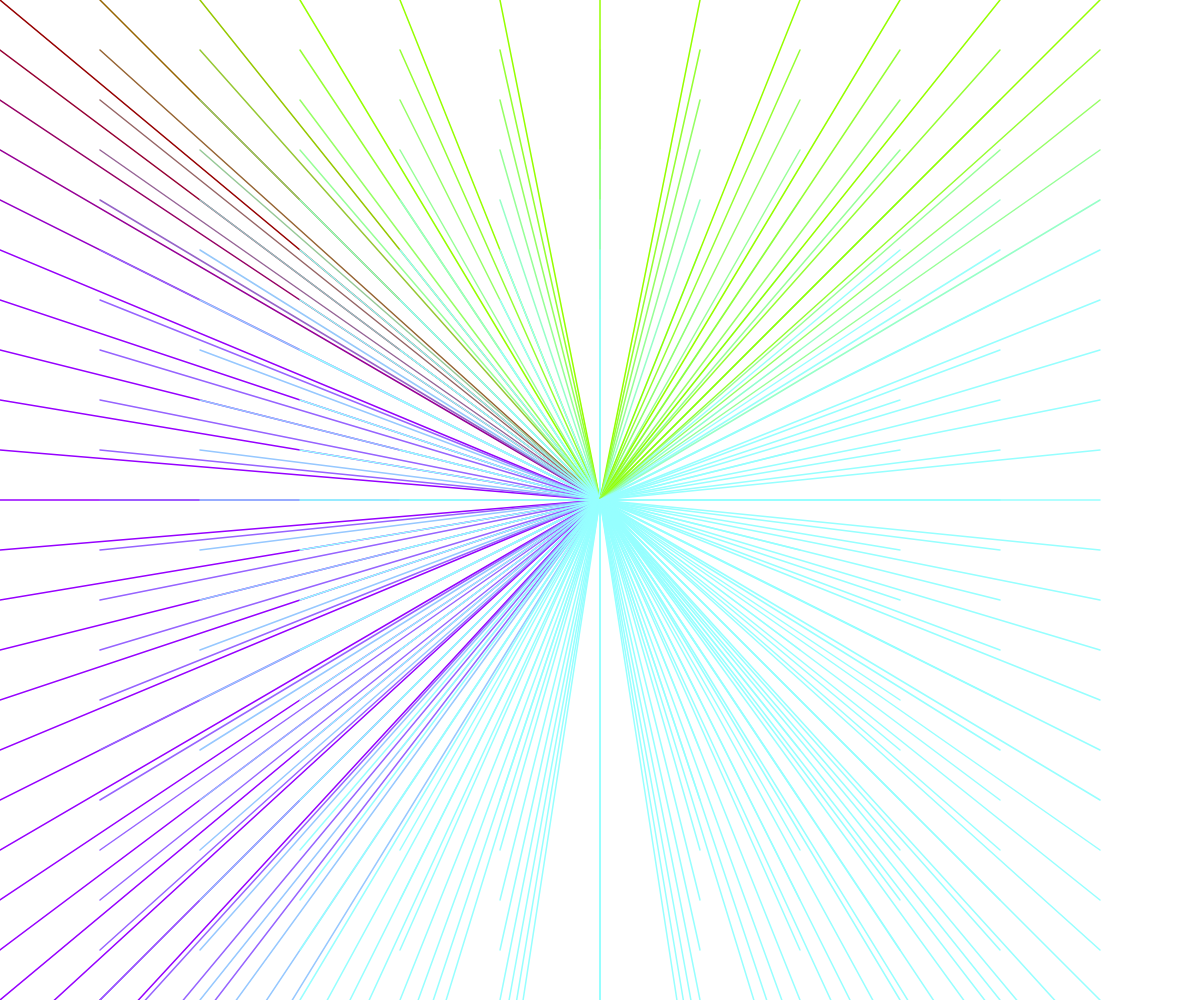
Frame 1 (no input)
Frame 60 (no input): identical to frame 1, image omitted
Frame 120 (the mouse pressed at the canvas centre since frame 60): identical to frame 1, image omitted

The p5.js sketch that drew this single still picture (run headless with seeded random() and noise() and a simulated clock; from frame 60 on, the mouse is pressed at the canvas centre):

// p5.js sketch
// ── sketch.js


function setup() {
  createCanvas(windowWidth,windowHeight)
  
}

function draw() {
background(255)
for(var x=0; x<width; x+= 100){
  for(var y=0; y<width; y+=50){
  stroke(150,x,y) 
  strokeWeight(1.5)
  line(x,y,width/2,height/2)  
    
  }

}

}
